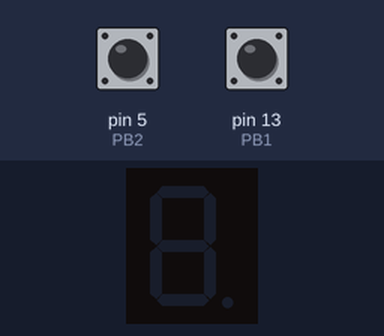
This sketch was run on a simulated Arduino Uno, built with avr-gcc and run on an emulated ATmega328P. On the bench: 1-digit seven-segment display. Wiring (inferred from the names in the program): 1-digit 7-segment display, segments lit when HIGH: segments pin 10, pin 9, pin 6, pin 7, pin 8, pin 11, pin 12. The inputs (shaded band) are chosen by the test bench; at power-on: pin 5 (PB2) HIGH, pin 13 (PB1) HIGH. The segment pins are drawn as the display they are named for.

Above: at 1.2 s.
1.3 s: pin 5 (PB2) pulled LOW for 0.15 s
At 1.6 s:
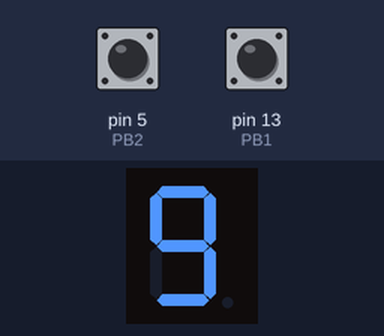
At 2.2 s:
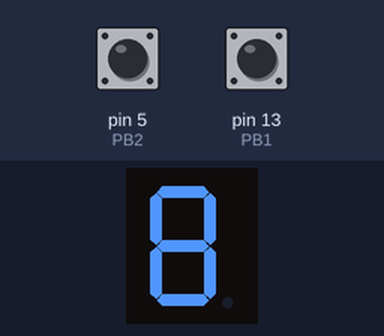
Timing chart, 0 to 4.3 s (numbered marks = the images above; inputs shaded):
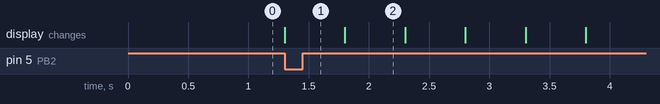

The sketch:

TUGAS_1_SEVEN_SEGMENT_10_IBRAHIM_NATHAN_TE_2E.ino
```cpp
#include <Arduino.h>

char angka = 0;
int c = 6;
int d = 7;
int e = 8;
int b = 9;
int a = 10;
int f = 11;
int g = 12;
#define s1 digitalRead(13)
#define s2 digitalRead(5)

bool isCountingUp = false; // Flag untuk menghitung naik
bool isCountingDown = false; // Flag untuk menghitung turun

void setup() {
  pinMode(a, OUTPUT);
  pinMode(b, OUTPUT);
  pinMode(c, OUTPUT);
  pinMode(d, OUTPUT);
  pinMode(e, OUTPUT);
  pinMode(f, OUTPUT);
  pinMode(g, OUTPUT);
  pinMode(13, INPUT_PULLUP); // PB1
  pinMode(5, INPUT_PULLUP);  // PB2
}

void tampilkan_angka(void) {
  // Tampilan untuk masing-masing angka pada 7-segment
  switch (angka) {
    case 0:
      digitalWrite(a, HIGH); digitalWrite(b, HIGH); digitalWrite(c, HIGH);
      digitalWrite(d, HIGH); digitalWrite(e, HIGH); digitalWrite(f, HIGH); digitalWrite(g, LOW);
      break;
    case 1:
      digitalWrite(a, LOW); digitalWrite(b, HIGH); digitalWrite(c, HIGH);
      digitalWrite(d, LOW); digitalWrite(e, LOW); digitalWrite(f, LOW); digitalWrite(g, LOW);
      break;
    case 2:
      digitalWrite(a, HIGH); digitalWrite(b, HIGH); digitalWrite(c, LOW);
      digitalWrite(d, HIGH); digitalWrite(e, HIGH); digitalWrite(f, LOW); digitalWrite(g, HIGH);
      break;
    case 3:
      digitalWrite(a, HIGH); digitalWrite(b, HIGH); digitalWrite(c, HIGH);
      digitalWrite(d, HIGH); digitalWrite(e, LOW); digitalWrite(f, LOW); digitalWrite(g, HIGH);
      break;
    case 4:
      digitalWrite(a, LOW); digitalWrite(b, HIGH); digitalWrite(c, HIGH);
      digitalWrite(d, LOW); digitalWrite(e, LOW); digitalWrite(f, HIGH); digitalWrite(g, HIGH);
      break;
    case 5:
      digitalWrite(a, HIGH); digitalWrite(b, LOW); digitalWrite(c, HIGH);
      digitalWrite(d, HIGH); digitalWrite(e, LOW); digitalWrite(f, HIGH); digitalWrite(g, HIGH);
      break;
    case 6:
      digitalWrite(a, HIGH); digitalWrite(b, LOW); digitalWrite(c, HIGH);
      digitalWrite(d, HIGH); digitalWrite(e, HIGH); digitalWrite(f, HIGH); digitalWrite(g, HIGH);
      break;
    case 7:
      digitalWrite(a, HIGH); digitalWrite(b, HIGH); digitalWrite(c, HIGH);
      digitalWrite(d, LOW); digitalWrite(e, LOW); digitalWrite(f, LOW); digitalWrite(g, LOW);
      break;
    case 8:
      digitalWrite(a, HIGH); digitalWrite(b, HIGH); digitalWrite(c, HIGH);
      digitalWrite(d, HIGH); digitalWrite(e, HIGH); digitalWrite(f, HIGH); digitalWrite(g, HIGH);
      break;
    case 9:
      digitalWrite(a, HIGH); digitalWrite(b, HIGH); digitalWrite(c, HIGH);
      digitalWrite(d, HIGH); digitalWrite(e, LOW); digitalWrite(f, HIGH); digitalWrite(g, HIGH);
      break;
  }
}

void loop() {
  // Cek apakah tombol 1 (PB1) ditekan, untuk menghitung naik
  if (s1 == LOW && !isCountingUp) {
    isCountingUp = true;    // Mulai menghitung naik
    isCountingDown = false; // Matikan hitung turun
  }

  // Cek apakah tombol 2 (PB2) ditekan, untuk menghitung turun
  if (s2 == LOW && !isCountingDown) {
    isCountingDown = true;  // Mulai menghitung turun
    isCountingUp = false;   // Matikan hitung naik
  }

  // Proses hitung naik
  if (isCountingUp) {
    angka++;               // Naikkan angka
    if (angka > 9) {
      angka = 0;           // Kembali ke 1 jika lebih dari 9
    }
    tampilkan_angka();     // Tampilkan angka
    delay(500);            // Beri jeda 500ms
  }

  // Proses hitung turun
  if (isCountingDown) {
    angka--;               // Turunkan angka
    if (angka < 0) {
      angka = 9;           // Kembali ke 9 jika kurang dari 1
    }
    tampilkan_angka();     // Tampilkan angka
    delay(500);            // Beri jeda 500ms
  }
}
```

Measured:
- after the input at 1.3 s, the display: changes at once (image 1)
- what the display in image 2 shows lasts 0.5 s, from 1.8 s to 2.3 s
